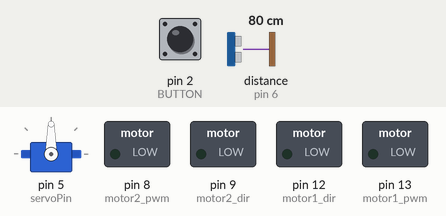
This sketch was run on a simulated Arduino Uno, built with avr-gcc and run on an emulated ATmega328P. Parts: servo, switched loads named in the sketch (green lamp = pin HIGH). Dashed ring = blinking. The test bench sets the inputs (shaded band); at power-on: pin 2 (BUTTON) HIGH, distance to the obstacle (sensor on pin 6) 80 cm. The echo pulse lasts 58.3 µs per cm.

Above: at 1.2 s.
1.3 s: pin 2 (BUTTON) pulled LOW for 0.15 s
At 2.3 s:
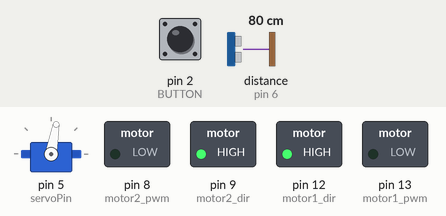
2.9 s: distance to the obstacle (sensor on pin 6) set to 32 cm
4.4 s: distance to the obstacle (sensor on pin 6) set to 28 cm
At 5.0 s:
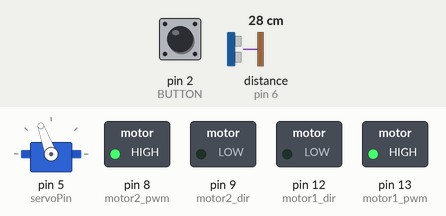
7.4 s: distance to the obstacle (sensor on pin 6) set to 35 cm
At 7.9 s:
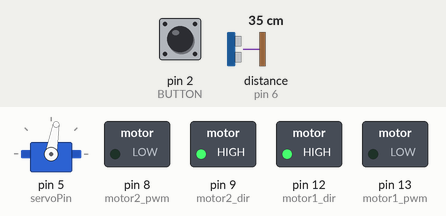
Timing chart, 0 to 10.1 s (numbered marks = the images above; inputs shaded):
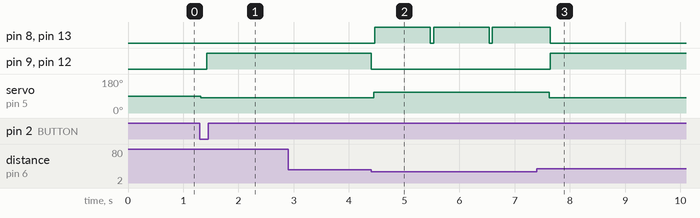

The sketch:

Robot.ino
```cpp
#include <NewPing.h>
#include <Servo.h>

//Silniki
int motor1_dir = 12;
int motor1_pwm = 13;
int motor2_dir = 9;
int motor2_pwm = 8;
bool POWER = false;

//Czujnik zbliżeniowy
#define TRIGGER_PIN  7
#define ECHO_PIN  6
#define MAX_DISTANCE  200
NewPing frontSonar(TRIGGER_PIN, ECHO_PIN, MAX_DISTANCE);

//Servo
int servoPin = 5;
int servoAngle = 0;
Servo servo;

//Przycisk
#define BUTTON 2


void setup() {
  Serial.begin(9600);
  pinMode(BUTTON, INPUT_PULLUP);

  pinMode(motor1_dir,OUTPUT);
  pinMode(motor1_pwm,OUTPUT);
  pinMode(motor2_dir,OUTPUT);
  pinMode(motor2_pwm,OUTPUT);

  servo.attach(servoPin);
}

void ServoFront()
{
  delay(20);
  servo.write(80);
  delay(20);
}

void ServoLeft()
{
  delay(20);
  servo.write(50);
  delay(20);
}

void ServoRight()
{
  delay(20);
  servo.write(110);
  delay(20);
}

bool CheckIfObstacle()
{
  if (frontSonar.ping_cm() <= 30 && frontSonar.ping_cm() != 0 )
  {
    return true;
  }
  else if (frontSonar.ping_cm() > 30 || frontSonar.ping_cm() == 0)
  {
    return false;
  }
}

void CheckDistance()
{
  Serial.print("Ping: ");
  Serial.print(frontSonar.ping_cm());
  Serial.println("cm\n");
  delay(100);
}

void RunForward()
{
  digitalWrite(motor1_dir,HIGH);
  analogWrite(motor1_pwm,0);
  digitalWrite(motor2_dir,HIGH);
  analogWrite(motor2_pwm,0);
}

void RunBackward()
{
  digitalWrite(motor1_dir,LOW);
  analogWrite(motor1_pwm,255);
  digitalWrite(motor2_dir,LOW);
  analogWrite(motor2_pwm,255);
}

void StopMotors()
{
  digitalWrite(motor1_dir,LOW);
  analogWrite(motor1_pwm,0);
  digitalWrite(motor2_dir,LOW);
  analogWrite(motor2_pwm,0);
}

void BypassObstacle()
{
  StopMotors();
  delay(20);
  ServoRight();
  RunBackward();
  delay(1000);
}

void RunMotor()
{
  if (POWER == false)
  {
    StopMotors();
  }
  else if (POWER == true)
  {
      if (CheckIfObstacle() == true)
      {
        BypassObstacle();
      }
      else if (CheckIfObstacle() == false)
      {
        ServoFront();
        RunForward();
      }
   }
}


void PowerOn()
{
  if (digitalRead(BUTTON) == LOW && POWER == false)
  {
      ServoFront();
      POWER = true;
      delay(20);
  }
}

void loop() {
  PowerOn();
  RunMotor();
}
```

Measured:
- the behaviour switches between 31 and 30 cm on distance to the obstacle (sensor on pin 6) (found by bisection; images 1 and 2)
- after the input at 1.3 s, pin 9 (motor2_dir), pin 12 (motor1_dir): LOW → HIGH after 0.12 s; servo on pin 5 (servoPin): 90° → 80° at once
- after the input at 2.9 s, every drawn part: stays the same
- after the input at 4.4 s, pin 8 (motor2_pwm), pin 13 (motor1_pwm): alternates HIGH for 1.0 s and LOW for 0.06 s, starting after 0.07 s; pin 9 (motor2_dir), pin 12 (motor1_dir): HIGH → LOW at once; servo on pin 5 (servoPin): 80° → 110° after 0.05 s
- after the input at 7.4 s, pin 9 (motor2_dir), pin 12 (motor1_dir): LOW → HIGH after 0.25 s; servo on pin 5 (servoPin): 110° → 80° after 0.23 s
